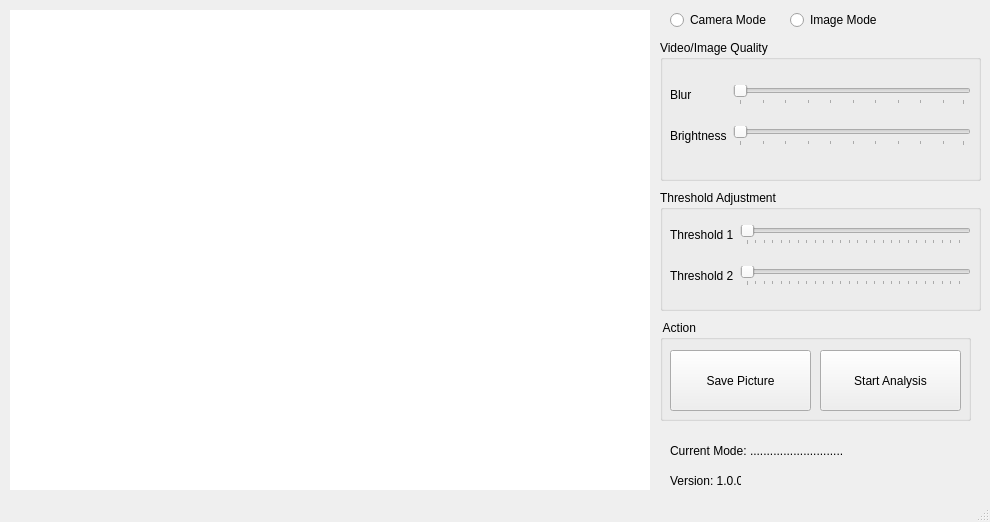
<?xml version="1.0" encoding="UTF-8"?>
<ui version="4.0">
 <class>MainWindow</class>
 <widget class="QMainWindow" name="MainWindow">
  <property name="geometry">
   <rect>
    <x>0</x>
    <y>0</y>
    <width>990</width>
    <height>522</height>
   </rect>
  </property>
  <property name="windowTitle">
   <string>License Plate Recognition</string>
  </property>
  <widget class="QWidget" name="centralwidget">
   <widget class="QLabel" name="display">
    <property name="geometry">
     <rect>
      <x>10</x>
      <y>10</y>
      <width>640</width>
      <height>480</height>
     </rect>
    </property>
    <property name="styleSheet">
     <string notr="true">background-color: rgb(255, 255, 255);</string>
    </property>
    <property name="text">
     <string/>
    </property>
   </widget>
   <widget class="QGroupBox" name="groupBox">
    <property name="geometry">
     <rect>
      <x>660</x>
      <y>40</y>
      <width>321</width>
      <height>141</height>
     </rect>
    </property>
    <property name="title">
     <string>Video/Image Quality</string>
    </property>
    <widget class="QWidget" name="">
     <property name="geometry">
      <rect>
       <x>10</x>
       <y>30</y>
       <width>301</width>
       <height>91</height>
      </rect>
     </property>
     <layout class="QGridLayout" name="gridLayout">
      <item row="0" column="0">
       <widget class="QLabel" name="label_3">
        <property name="text">
         <string>Blur</string>
        </property>
       </widget>
      </item>
      <item row="0" column="1">
       <widget class="QSlider" name="BlurValue">
        <property name="orientation">
         <enum>Qt::Horizontal</enum>
        </property>
        <property name="tickPosition">
         <enum>QSlider::TicksBelow</enum>
        </property>
       </widget>
      </item>
      <item row="1" column="0">
       <widget class="QLabel" name="label_4">
        <property name="text">
         <string>Brightness</string>
        </property>
       </widget>
      </item>
      <item row="1" column="1">
       <widget class="QSlider" name="BrightValue">
        <property name="orientation">
         <enum>Qt::Horizontal</enum>
        </property>
        <property name="tickPosition">
         <enum>QSlider::TicksBelow</enum>
        </property>
       </widget>
      </item>
     </layout>
    </widget>
   </widget>
   <widget class="QGroupBox" name="groupBox_2">
    <property name="geometry">
     <rect>
      <x>660</x>
      <y>190</y>
      <width>321</width>
      <height>121</height>
     </rect>
    </property>
    <property name="title">
     <string>Threshold Adjustment</string>
    </property>
    <widget class="QWidget" name="">
     <property name="geometry">
      <rect>
       <x>10</x>
       <y>20</y>
       <width>301</width>
       <height>91</height>
      </rect>
     </property>
     <layout class="QGridLayout" name="gridLayout_2">
      <item row="0" column="0">
       <widget class="QLabel" name="label_5">
        <property name="text">
         <string>Threshold 1</string>
        </property>
       </widget>
      </item>
      <item row="0" column="1">
       <widget class="QSlider" name="ThesholdValue_1">
        <property name="maximum">
         <number>255</number>
        </property>
        <property name="orientation">
         <enum>Qt::Horizontal</enum>
        </property>
        <property name="tickPosition">
         <enum>QSlider::TicksBelow</enum>
        </property>
       </widget>
      </item>
      <item row="1" column="0">
       <widget class="QLabel" name="label_6">
        <property name="text">
         <string>Threshold 2</string>
        </property>
       </widget>
      </item>
      <item row="1" column="1">
       <widget class="QSlider" name="ThreshValue_2">
        <property name="maximum">
         <number>255</number>
        </property>
        <property name="singleStep">
         <number>1</number>
        </property>
        <property name="orientation">
         <enum>Qt::Horizontal</enum>
        </property>
        <property name="tickPosition">
         <enum>QSlider::TicksBelow</enum>
        </property>
       </widget>
      </item>
     </layout>
    </widget>
   </widget>
   <widget class="QRadioButton" name="CameraMode">
    <property name="geometry">
     <rect>
      <x>670</x>
      <y>10</y>
      <width>111</width>
      <height>20</height>
     </rect>
    </property>
    <property name="text">
     <string>Camera Mode</string>
    </property>
   </widget>
   <widget class="QRadioButton" name="ImageMode">
    <property name="geometry">
     <rect>
      <x>790</x>
      <y>10</y>
      <width>89</width>
      <height>20</height>
     </rect>
    </property>
    <property name="text">
     <string>Image Mode</string>
    </property>
   </widget>
   <widget class="QLabel" name="label_2">
    <property name="geometry">
     <rect>
      <x>670</x>
      <y>470</y>
      <width>71</width>
      <height>21</height>
     </rect>
    </property>
    <property name="text">
     <string>Version: 1.0.0</string>
    </property>
   </widget>
   <widget class="QLabel" name="label">
    <property name="geometry">
     <rect>
      <x>670</x>
      <y>440</y>
      <width>81</width>
      <height>21</height>
     </rect>
    </property>
    <property name="text">
     <string>Current Mode:</string>
    </property>
   </widget>
   <widget class="QLabel" name="modeStatus">
    <property name="geometry">
     <rect>
      <x>750</x>
      <y>440</y>
      <width>161</width>
      <height>21</height>
     </rect>
    </property>
    <property name="text">
     <string>............................</string>
    </property>
   </widget>
   <widget class="QGroupBox" name="groupBox_3">
    <property name="geometry">
     <rect>
      <x>660</x>
      <y>320</y>
      <width>311</width>
      <height>101</height>
     </rect>
    </property>
    <property name="title">
     <string> Action</string>
    </property>
    <widget class="QPushButton" name="btn_save">
     <property name="geometry">
      <rect>
       <x>10</x>
       <y>30</y>
       <width>141</width>
       <height>61</height>
      </rect>
     </property>
     <property name="text">
      <string>Save Picture</string>
     </property>
    </widget>
    <widget class="QPushButton" name="btn_start">
     <property name="geometry">
      <rect>
       <x>160</x>
       <y>30</y>
       <width>141</width>
       <height>61</height>
      </rect>
     </property>
     <property name="text">
      <string>Start Analysis</string>
     </property>
    </widget>
   </widget>
  </widget>
  <widget class="QStatusBar" name="statusbar"/>
 </widget>
 <resources/>
 <connections/>
</ui>
